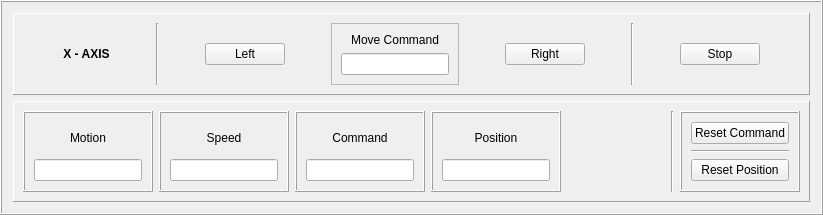
      <widget class="QFrame" name="frame_3">
       <property name="frameShape">
        <enum>QFrame::Box</enum>
       </property>
       <property name="frameShadow">
        <enum>QFrame::Raised</enum>
       </property>
       <layout class="QVBoxLayout" name="verticalLayout_17">
        <item>
         <widget class="QFrame" name="frame_20">
          <property name="frameShape">
           <enum>QFrame::Panel</enum>
          </property>
          <property name="frameShadow">
           <enum>QFrame::Raised</enum>
          </property>
          <layout class="QHBoxLayout" name="horizontalLayout_5">
           <item>
            <spacer name="horizontalSpacer_13">
             <property name="orientation">
              <enum>Qt::Horizontal</enum>
             </property>
             <property name="sizeHint" stdset="0">
              <size>
               <width>40</width>
               <height>20</height>
              </size>
             </property>
            </spacer>
           </item>
           <item>
            <widget class="QLabel" name="label_2">
             <property name="font">
              <font>
               <weight>75</weight>
               <bold>true</bold>
              </font>
             </property>
             <property name="text">
              <string>X - AXIS</string>
             </property>
             <property name="alignment">
              <set>Qt::AlignCenter</set>
             </property>
            </widget>
           </item>
           <item>
            <spacer name="horizontalSpacer_15">
             <property name="orientation">
              <enum>Qt::Horizontal</enum>
             </property>
             <property name="sizeHint" stdset="0">
              <size>
               <width>40</width>
               <height>20</height>
              </size>
             </property>
            </spacer>
           </item>
           <item>
            <widget class="Line" name="line_3">
             <property name="orientation">
              <enum>Qt::Vertical</enum>
             </property>
            </widget>
           </item>
           <item>
            <spacer name="horizontalSpacer_3">
             <property name="orientation">
              <enum>Qt::Horizontal</enum>
             </property>
             <property name="sizeHint" stdset="0">
              <size>
               <width>40</width>
               <height>20</height>
              </size>
             </property>
            </spacer>
           </item>
           <item>
            <widget class="QPushButton" name="X_Left">
             <property name="sizePolicy">
              <sizepolicy hsizetype="Minimum" vsizetype="Fixed">
               <horstretch>0</horstretch>
               <verstretch>0</verstretch>
              </sizepolicy>
             </property>
             <property name="text">
              <string>Left</string>
             </property>
            </widget>
           </item>
           <item>
            <spacer name="horizontalSpacer">
             <property name="orientation">
              <enum>Qt::Horizontal</enum>
             </property>
             <property name="sizeHint" stdset="0">
              <size>
               <width>40</width>
               <height>20</height>
              </size>
             </property>
            </spacer>
           </item>
           <item>
            <widget class="QFrame" name="frame_21">
             <property name="frameShape">
              <enum>QFrame::StyledPanel</enum>
             </property>
             <property name="frameShadow">
              <enum>QFrame::Raised</enum>
             </property>
             <layout class="QVBoxLayout" name="verticalLayout_20">
              <item>
               <widget class="QLabel" name="label">
                <property name="text">
                 <string>Move Command</string>
                </property>
                <property name="alignment">
                 <set>Qt::AlignCenter</set>
                </property>
               </widget>
              </item>
              <item>
               <widget class="QLineEdit" name="X_MoveCommand">
                <property name="focusPolicy">
                 <enum>Qt::StrongFocus</enum>
                </property>
                <property name="maxLength">
                 <number>6</number>
                </property>
                <property name="alignment">
                 <set>Qt::AlignCenter</set>
                </property>
               </widget>
              </item>
             </layout>
            </widget>
           </item>
           <item>
            <spacer name="horizontalSpacer_2">
             <property name="orientation">
              <enum>Qt::Horizontal</enum>
             </property>
             <property name="sizeHint" stdset="0">
              <size>
               <width>40</width>
               <height>20</height>
              </size>
             </property>
            </spacer>
           </item>
           <item>
            <widget class="QPushButton" name="X_Right">
             <property name="text">
              <string>Right</string>
             </property>
            </widget>
           </item>
           <item>
            <spacer name="horizontalSpacer_4">
             <property name="orientation">
              <enum>Qt::Horizontal</enum>
             </property>
             <property name="sizeHint" stdset="0">
              <size>
               <width>40</width>
               <height>20</height>
              </size>
             </property>
            </spacer>
           </item>
           <item>
            <widget class="Line" name="line_4">
             <property name="orientation">
              <enum>Qt::Vertical</enum>
             </property>
            </widget>
           </item>
           <item>
            <spacer name="horizontalSpacer_16">
             <property name="orientation">
              <enum>Qt::Horizontal</enum>
             </property>
             <property name="sizeHint" stdset="0">
              <size>
               <width>40</width>
               <height>20</height>
              </size>
             </property>
            </spacer>
           </item>
           <item>
            <widget class="QPushButton" name="X_Stop">
             <property name="sizePolicy">
              <sizepolicy hsizetype="Minimum" vsizetype="Fixed">
               <horstretch>0</horstretch>
               <verstretch>0</verstretch>
              </sizepolicy>
             </property>
             <property name="text">
              <string>Stop</string>
             </property>
            </widget>
           </item>
           <item>
            <spacer name="horizontalSpacer_20">
             <property name="orientation">
              <enum>Qt::Horizontal</enum>
             </property>
             <property name="sizeHint" stdset="0">
              <size>
               <width>40</width>
               <height>20</height>
              </size>
             </property>
            </spacer>
           </item>
          </layout>
         </widget>
        </item>
        <item>
         <widget class="QFrame" name="frame_9">
          <property name="frameShape">
           <enum>QFrame::Panel</enum>
          </property>
          <property name="frameShadow">
           <enum>QFrame::Raised</enum>
          </property>
          <layout class="QHBoxLayout" name="horizontalLayout_4">
           <item>
            <widget class="QFrame" name="frame_6">
             <property name="frameShape">
              <enum>QFrame::Box</enum>
             </property>
             <property name="frameShadow">
              <enum>QFrame::Raised</enum>
             </property>
             <layout class="QVBoxLayout" name="verticalLayout_4">
              <item>
               <widget class="QLabel" name="label_6">
                <property name="text">
                 <string>Motion</string>
                </property>
                <property name="alignment">
                 <set>Qt::AlignCenter</set>
                </property>
               </widget>
              </item>
              <item>
               <widget class="QLineEdit" name="X_Motion">
                <property name="alignment">
                 <set>Qt::AlignCenter</set>
                </property>
                <property name="readOnly">
                 <bool>true</bool>
                </property>
               </widget>
              </item>
             </layout>
            </widget>
           </item>
           <item>
            <widget class="QFrame" name="frame_17">
             <property name="frameShape">
              <enum>QFrame::Box</enum>
             </property>
             <property name="frameShadow">
              <enum>QFrame::Raised</enum>
             </property>
             <layout class="QVBoxLayout" name="verticalLayout_11">
              <item>
               <widget class="QLabel" name="label_15">
                <property name="text">
                 <string>Speed</string>
                </property>
                <property name="alignment">
                 <set>Qt::AlignCenter</set>
                </property>
               </widget>
              </item>
              <item>
               <widget class="QLineEdit" name="X_Speed">
                <property name="alignment">
                 <set>Qt::AlignCenter</set>
                </property>
                <property name="readOnly">
                 <bool>true</bool>
                </property>
               </widget>
              </item>
             </layout>
            </widget>
           </item>
           <item>
            <widget class="QFrame" name="frame_7">
             <property name="frameShape">
              <enum>QFrame::Box</enum>
             </property>
             <property name="frameShadow">
              <enum>QFrame::Raised</enum>
             </property>
             <layout class="QVBoxLayout" name="verticalLayout_5">
              <item>
               <widget class="QLabel" name="label_7">
                <property name="text">
                 <string>Command</string>
                </property>
                <property name="alignment">
                 <set>Qt::AlignCenter</set>
                </property>
               </widget>
              </item>
              <item>
               <widget class="QLineEdit" name="X_Command">
                <property name="alignment">
                 <set>Qt::AlignCenter</set>
                </property>
                <property name="readOnly">
                 <bool>true</bool>
                </property>
               </widget>
              </item>
             </layout>
            </widget>
           </item>
           <item>
            <widget class="QFrame" name="frame_10">
             <property name="frameShape">
              <enum>QFrame::Box</enum>
             </property>
             <property name="frameShadow">
              <enum>QFrame::Raised</enum>
             </property>
             <layout class="QVBoxLayout" name="verticalLayout_6">
              <item>
               <widget class="QLabel" name="label_8">
                <property name="text">
                 <string>Position</string>
                </property>
                <property name="alignment">
                 <set>Qt::AlignCenter</set>
                </property>
               </widget>
              </item>
              <item>
               <widget class="QLineEdit" name="X_Position">
                <property name="alignment">
                 <set>Qt::AlignCenter</set>
                </property>
                <property name="readOnly">
                 <bool>true</bool>
                </property>
               </widget>
              </item>
             </layout>
            </widget>
           </item>
           <item>
            <spacer name="horizontalSpacer_25">
             <property name="orientation">
              <enum>Qt::Horizontal</enum>
             </property>
             <property name="sizeHint" stdset="0">
              <size>
               <width>40</width>
               <height>20</height>
              </size>
             </property>
            </spacer>
           </item>
           <item>
            <widget class="Line" name="line_7">
             <property name="orientation">
              <enum>Qt::Vertical</enum>
             </property>
            </widget>
           </item>
           <item>
            <widget class="QFrame" name="frame_23">
             <property name="frameShape">
              <enum>QFrame::Box</enum>
             </property>
             <property name="frameShadow">
              <enum>QFrame::Raised</enum>
             </property>
             <layout class="QVBoxLayout" name="verticalLayout_24">
              <item>
               <widget class="QPushButton" name="X_ResetCMD">
                <property name="text">
                 <string>Reset Command</string>
                </property>
               </widget>
              </item>
              <item>
               <widget class="Line" name="line_8">
                <property name="orientation">
                 <enum>Qt::Horizontal</enum>
                </property>
               </widget>
              </item>
              <item>
               <widget class="QPushButton" name="X_ResetPos">
                <property name="text">
                 <string>Reset Position</string>
                </property>
               </widget>
              </item>
             </layout>
            </widget>
           </item>
          </layout>
         </widget>
        </item>
       </layout>
      </widget>
